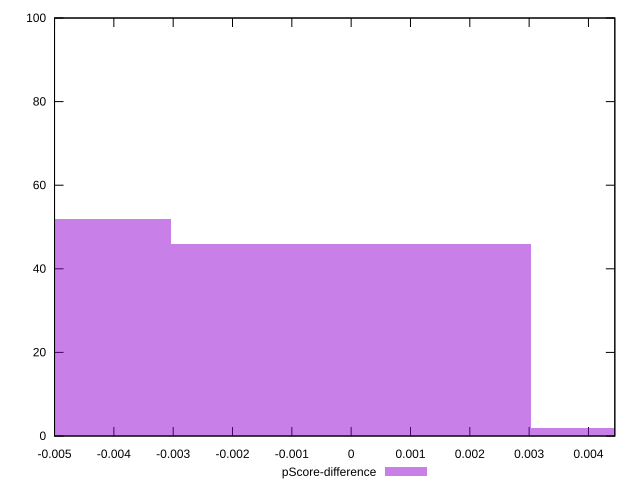

Source code (gnuplot):
reset

$pScoreDifference <<EOF
0.006059766416970592 2
-0.006059766416970592 52
0 46
EOF

set key outside below
set boxwidth 0.006059766416970592
set xrange [-0.0050000000000000044:0.004444444444444473]
set yrange [0:100]
set trange [0:100]
set style fill transparent solid 0.5 noborder
set terminal svg size 640, 490 enhanced background rgb 'white'
set output "report_00017_2021-02-10T15-08-03.406Z/unused-css-rules/samples/pages+cached/pScore-difference/histogram.svg"

plot $pScoreDifference title "pScore-difference" with boxes

reset
